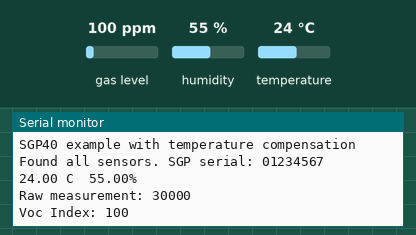
This sketch was run on a simulated ESP32. Parts: the last lines printed to the serial monitor. The inputs (shaded band) are chosen by the test bench; at power-on: gas level 100 ppm, humidity 55 %, temperature 24 °C.

Above: at 4.2 s.
4.3 s: gas level set to 20 ppm
At 5.6 s:
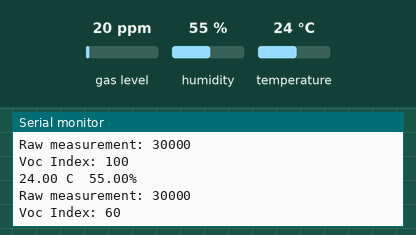
5.8 s: humidity set to 22 %
7.3 s: temperature set to 12 °C
At 8.2 s:
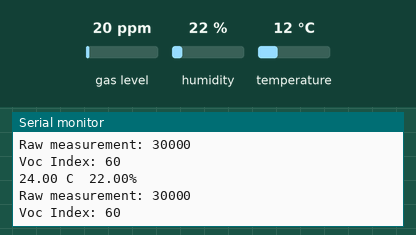

Measured:
- after the input at 4.3 s, the serial monitor: prints a new line after 0.86 s (image 1)

The sketch:

SGP40.ino
```cpp
#include "Adafruit_SGP40.h"
#include "SHT2x.h"

Adafruit_SGP40 sgp; // default address 0x59
SHT2x sht; // default address 0x40

void setup() {
  Serial.begin(115200);
  while (!Serial);

  Serial.println("SGP40 example with temperature compensation");
  Wire.begin(21, 22); // SDA, SCL

  if (! sgp.begin()){
    Serial.println("ERROR: SGP40 sensor not found");
    while (1);
  }

  if (!sht.begin()) {
    Serial.println("ERROR: SHT sensor not found");
    while (1);
  }

  Serial.print("Found all sensors. SGP serial: ");
  Serial.print(sgp.serialnumber[0], HEX);
  Serial.print(sgp.serialnumber[1], HEX);
  Serial.println(sgp.serialnumber[2], HEX);
  delay(3000);
}

void loop() {
  uint16_t sraw;
  int32_t voc_index;

  sht.read();
  float t = sht.getTemperature();
  float h = sht.getHumidity();
  Serial.print(t); Serial.print(" C"); Serial.print("\t"); Serial.print(h); Serial.println("\%");

  sraw = sgp.measureRaw(t, h);
  Serial.print("Raw measurement: "); Serial.println(sraw);

  voc_index = sgp.measureVocIndex(t, h);
  Serial.print("Voc Index: "); Serial.println(voc_index);

  delay(2000);
}
```
